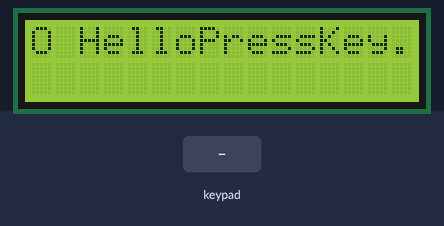
Simulated run of this sketch. Board: Arduino Uno, built with avr-gcc and run on an emulated ATmega328P. On the bench: 16×2 character LCD. The test bench sets the inputs (shaded band).

Above: at 1.2 s.
1.3 s: keypad keys 1 9 1 8 1 7 1 6 # pressed 0.4 s apart
At 5.6 s:
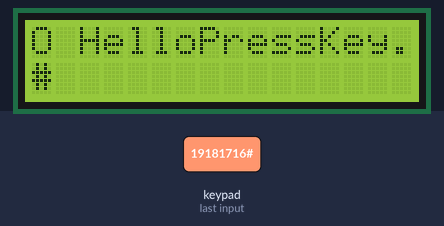
6.4 s: key 'A' pressed
At 7.2 s:
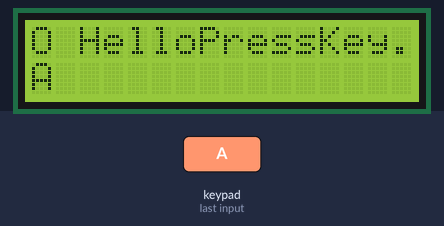
7.9 s: key 'B' pressed
At 8.5 s:
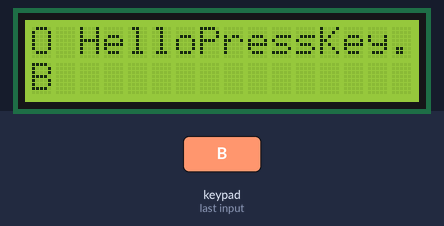
9.4 s: keypad keys 1 9 1 8 1 7 1 6 * pressed 0.4 s apart
At 13.1 s:
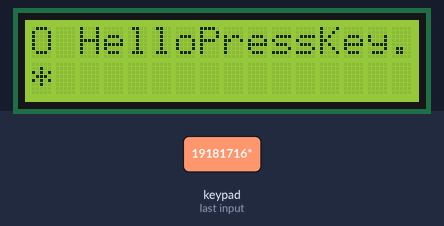
14.5 s: key 'C' pressed
At 15.7 s:
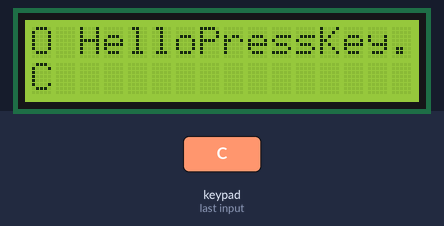
16.0 s: keypad keys 1 9 1 8 1 7 1 6 D pressed 0.4 s apart
At 16.2 s:
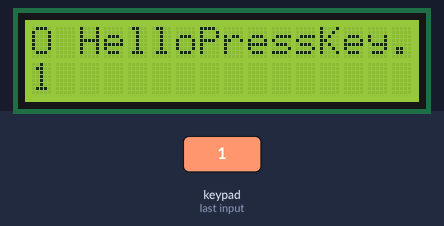
Timing chart, 0 to 19.0 s (numbered marks = the images above; inputs shaded):
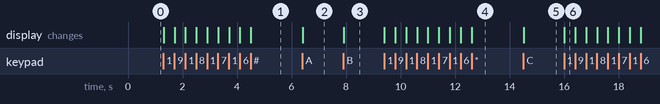

The sketch:

keypad_4x4.ino
```cpp
// include the library code:
#include <LiquidCrystal.h>
#include <Keypad.h>
const byte ROWS = 4; //four rows
const byte COLS = 4; //three columns
char keys[ROWS][COLS] = {
  {'1','2','3','A'},
  {'4','5','6','B'},
  {'7','8','9','C'},
  {'*','0','#','D'}
};
byte rowPins[ROWS] = {19,18,17,16}; //connect to the row pinouts of the keypad
byte colPins[COLS] = {15,14,7,6}; //connect to the column pinouts of the keypad

// initialize the library with the numbers of the interface pins
Keypad keypad = Keypad( makeKeymap(keys), rowPins, colPins, ROWS, COLS );

LiquidCrystal lcd(12, 11, 5, 4, 3, 2);

void setup() {
  // set up the LCD's number of columns and rows:
  lcd.begin(16, 2);
  // Print a message to the LCD.
  lcd.print("O HelloPressKey..");
}

void loop() {
  // set the cursor to column 0, line 1
  // (note: line 1 is the second row, since counting begins with 0):
  lcd.setCursor(0, 1);
  char key = keypad.getKey();

  if (key){
    lcd.print(key);
  }
}
```

Measured:
- after the input at 1.3 s, the display: first changes at once (image 1 shows a later state)
- after the input at 6.4 s, the display: changes at once (image 2)
- after the input at 7.9 s, the display: changes at once (image 3)
- after the input at 9.4 s, the display: first changes at once (image 4 shows a later state)
- after the input at 14.5 s, the display: changes at once (image 5)
- after the input at 16.0 s, the display: changes at once (image 6)
